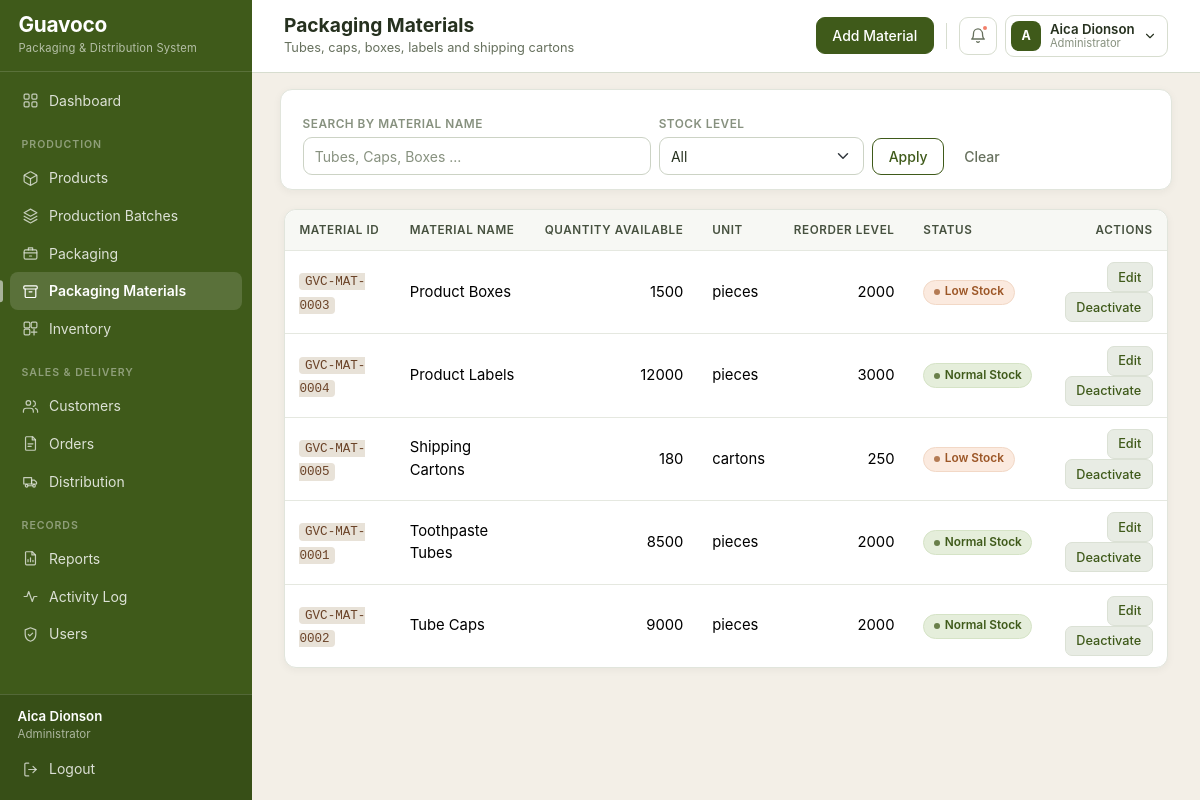
The app's page /materials/ (signed in) with its own data.
### core/models.py (models this page shows, shortened)
class PackagingMaterial(models.Model):
    material_id = models.CharField(max_length=30, unique=True, blank=True)
    name = models.CharField(max_length=100)
    quantity_available = models.PositiveIntegerField(default=0)
    reorder_level = models.PositiveIntegerField(default=100)
    unit = models.CharField(max_length=30, default='pieces')
    is_active = models.BooleanField(default=True)
    class Meta:
        ordering = ['name']
    @property
    def is_low_stock(self):
        return self.quantity_available <= self.reorder_level
    @property
    def status_label(self):
        return 'Low Stock' if self.is_low_stock else 'Normal Stock'

### core/views/products.py (the view)
# urls.py: path('materials/', products.material_list, name='material_list'),
@login_required
def material_list(request):
    materials = PackagingMaterial.objects.all()
    search = request.GET.get('q', '').strip()
    if search:
        materials = materials.filter(name__icontains=search)
    status = request.GET.get('status', '')
    materials = list(materials)
    if status == 'low':
        materials = [m for m in materials if m.is_low_stock]
    elif status == 'normal':
        materials = [m for m in materials if not m.is_low_stock]
    context = {
        'page_title': 'Packaging Materials',
        'materials': materials,
        'search': search,
        'status': status,
    }
    return render(request, 'products/material_list.html', context)

### core/context_processors.py (called while the page is built)
def user_role(request):
    if not hasattr(request, 'user'):
        return {}
    admin = is_administrator(request.user)
    url_name = getattr(request.resolver_match, 'url_name', '') if request.resolver_match else ''
    return {
        'is_admin': admin,
        'user_role': 'Administrator' if admin else 'Staff',
        'page_subtitle': PAGE_SUBTITLES.get(url_name, ''),
    }

def alerts(request):
    if not hasattr(request, 'user') or not request.user.is_authenticated:
        return {}
    from .models import Inventory, PackagingMaterial, Product
    low_products = [p for p in Product.objects.filter(is_active=True) if p.is_low_stock]
    low_materials = [m for m in PackagingMaterial.objects.filter(is_active=True)
                     if m.is_low_stock]
    today = timezone.localdate()
    expiring = list(
        Inventory.objects.filter(
            quantity_available__gt=0,
            expiration_date__lte=today + timedelta(days=30),
        ).select_related('batch', 'product').order_by('expiration_date')[:5]
    )
    return {
        'alert_low_products': low_products[:5],
        'alert_low_materials': low_materials[:5],
        'alert_expiring': expiring,
        'alert_count': len(low_products) + len(low_materials) + len(expiring),
    }

### core/models.py (called while the page is built)
def expiry_state_for(expiration_date):
    if expiration_date is None:
        return 'Safe'
    days_left = (expiration_date - timezone.localdate()).days
    if days_left < 0:
        return 'Expired'
    if days_left <= 30:
        return 'Expiring in 30 Days'
    if days_left <= 60:
        return 'Expiring in 60 Days'
    return 'Safe'

    @property
    def current_stock(self):
        total = self.inventory_rows.aggregate(total=models.Sum('quantity_available'))['total']
        return total or 0

    @property
    def is_low_stock(self):
        return self.current_stock <= self.reorder_level

    @property
    def expiry_state(self):
        return expiry_state_for(self.expiration_date)

### core/permissions.py (called while the page is built)
def is_administrator(user):
    return user.is_authenticated and (
        user.is_superuser or user.groups.filter(name=ADMIN_GROUP).exists()
    )

### core/templatetags/guavoco_extras.py (called while the page is built)
@register.filter
def badge(status):
    return BADGE_TONES.get(str(status), 'neutral')

### templates/products/material_list.html (shortened to what this page needs)
{% extends "base.html" %}
{% load guavoco_extras %}
{% block header_actions %}
    {% if is_admin %}
        <a href="{% url 'material_create' %}" class="btn btn-guava">Add Material</a>
    {% endif %}
{% endblock %}
{% block content %}
<form method="get" class="filter-bar row g-2 align-items-end">
    <div class="col-md-5">
        <label class="form-label small mb-1">Search by material name</label>
        <input type="text" name="q" value="{{ search }}" class="form-control"
               placeholder="Tubes, Caps, Boxes ...">
    </div>
    <div class="col-md-3">
        <label class="form-label small mb-1">Stock level</label>
        <select name="status" class="form-select">
            <option value="">All</option>
        </select>
    </div>
    <div class="col-md-4">
        <button type="submit" class="btn btn-outline-guava">Apply</button>
        <a href="{% url 'material_list' %}" class="btn btn-link">Clear</a>
    </div>
</form>
<div class="table-scroll">
    <table class="table table-hover align-middle">
        <thead>
            <tr>
                <th>Material ID</th>
                <th>Material Name</th>
                <th class="text-end">Quantity Available</th>
                <th>Unit</th>
                <th class="text-end">Reorder Level</th>
                <th>Status</th>
                <th class="text-end">Actions</th>
            </tr>
        </thead>
        <tbody>
            {% for material in materials %}
                <tr>
                    <td><code>{{ material.material_id }}</code></td>
                    <td>
                        {{ material.name }}
                    </td>
                    <td class="text-end">{{ material.quantity_available }}</td>
                    <td>{{ material.unit }}</td>
                    <td class="text-end">{{ material.reorder_level }}</td>
                    <td>
                        {% include "components/status_badge.html" with status=material.status_label %}
                    </td>
                    <td class="text-end">
                        {% if is_admin %}
                            <a href="{% url 'material_update' material.pk %}"
                               class="btn btn-sm btn-outline-secondary">Edit</a>
                            <a href="{% url 'material_toggle' material.pk %}"
                               class="btn btn-sm btn-outline-secondary">
                                {% if material.is_active %}Deactivate{% else %}Activate{% endif %}
                            </a>
                        {% else %}
                            <span class="text-muted small">View only</span>
                        {% endif %}
                    </td>
                </tr>
            {% empty %}
                <tr><td colspan="7" class="empty-state">No packaging materials found.</td></tr>
            {% endfor %}
        </tbody>
    </table>
</div>
{% endblock %}

### templates/base.html (shortened to what this page needs)
{% load static %}
<!DOCTYPE html>
<html lang="en">
<head>
    <link rel="stylesheet" href="{% static 'vendor/bootstrap.min.css' %}">
    <link rel="stylesheet" href="{% static 'css/guavoco-theme.css' %}">
</head>
<body>
<nav class="sidebar">
    <div class="brand">
        <div>
            <div class="brand-name">Guavoco</div>
            <small class="brand-subtitle">Packaging &amp; Distribution System</small>
        </div>
    </div>
    <div class="collapse sidebar-body" id="sidebarBody">
        <ul class="nav flex-column sidebar-menu">
            <li class="nav-item">
                <a class="nav-link {% if request.resolver_match.url_name == 'dashboard' %}active{% endif %}"
                   href="{% url 'dashboard' %}">
                    <svg class="gv-icon"><use href="#i-grid"></use></svg> Dashboard
                </a>
            </li>
            <li class="nav-section">Production</li>
            <li class="nav-item">
                <a class="nav-link {% if 'product' in request.resolver_match.url_name %}active{% endif %}"
                   href="{% url 'product_list' %}">
                    <svg class="gv-icon"><use href="#i-package"></use></svg> Products
                </a>
            </li>
            <li class="nav-item">
                <a class="nav-link {% if 'batch' in request.resolver_match.url_name %}active{% endif %}"
                   href="{% url 'batch_list' %}">
                    <svg class="gv-icon"><use href="#i-layers"></use></svg> Production Batches
                </a>
            </li>
            <li class="nav-item">
                <a class="nav-link {% if 'packaging' in request.resolver_match.url_name %}active{% endif %}"
                   href="{% url 'packaging_list' %}">
                    <svg class="gv-icon"><use href="#i-box"></use></svg> Packaging
                </a>
            </li>
            <li class="nav-item">
                <a class="nav-link {% if 'material' in request.resolver_match.url_name %}active{% endif %}"
                   href="{% url 'material_list' %}">
                    <svg class="gv-icon"><use href="#i-archive"></use></svg> Packaging Materials
                </a>
            </li>
            <li class="nav-item">
                <a class="nav-link {% if 'inventory' in request.resolver_match.url_name %}active{% endif %}"
                   href="{% url 'inventory_list' %}">
                    <svg class="gv-icon"><use href="#i-inventory"></use></svg> Inventory
                </a>
            </li>
            <li class="nav-section">Sales &amp; Delivery</li>
            <li class="nav-item">
                <a class="nav-link {% if 'customer' in request.resolver_match.url_name %}active{% endif %}"
                   href="{% url 'customer_list' %}">
                    <svg class="gv-icon"><use href="#i-users"></use></svg> Customers
                </a>
            </li>
            <li class="nav-item">
                <a class="nav-link {% if 'order' in request.resolver_match.url_name %}active{% endif %}"
                   href="{% url 'order_list' %}">
                    <svg class="gv-icon"><use href="#i-orders"></use></svg> Orders
                </a>
            </li>
            <li class="nav-item">
                <a class="nav-link {% if 'distribut' in request.resolver_match.url_name or 'delivery' in request.resolver_match.url_name %}active{% endif %}"
                   href="{% url 'distribution_list' %}">
                    <svg class="gv-icon"><use href="#i-truck"></use></svg> Distribution
                </a>
            </li>
            <li class="nav-section">Records</li>
            <li class="nav-item">
                <a class="nav-link {% if 'report' in request.resolver_match.url_name or 'traceability' in request.resolver_match.url_name %}active{% endif %}"
                   href="{% url 'report_index' %}">
                    <svg class="gv-icon"><use href="#i-report"></use></svg> Reports
                </a>
            </li>
            <li class="nav-item">
                <a class="nav-link {% if request.resolver_match.url_name == 'activity_log' %}active{% endif %}"
                   href="{% url 'activity_log' %}">
                    <svg class="gv-icon"><use href="#i-activity"></use></svg> Activity Log
                </a>
            </li>
            {% if is_admin %}
                <li class="nav-item">
                    <a class="nav-link {% if 'user' in request.resolver_match.url_name %}active{% endif %}"
                       href="{% url 'user_list' %}">
                        <svg class="gv-icon"><use href="#i-shield"></use></svg> Users
                    </a>
                </li>
            {% endif %}
        </ul>
        <div class="sidebar-footer">
            <div class="px-2">
                <div class="account-name">{{ user.get_full_name|default:user.username }}</div>
                <div class="account-role">{{ user_role }}</div>
            </div>
            <form method="post" action="{% url 'logout' %}">
                <button type="submit" class="nav-link">
                    <svg class="gv-icon"><use href="#i-logout"></use></svg> Logout
                </button>
            </form>
        </div>
    </div>
</nav>
<div class="app-shell">
    <header class="topbar">
        <div class="topbar-titles">
            <h1 class="page-title">{% block heading %}{{ page_title }}{% endblock %}</h1>
            {% block subtitle %}
                {% if page_subtitle %}<p class="page-subtitle">{{ page_subtitle }}</p>{% endif %}
            {% endblock %}
        </div>
        <div class="topbar-actions">
            {% block header_actions %}{% endblock %}
            <div class="dropdown">
                <a class="topbar-bell" href="#" role="button" data-bs-toggle="dropdown"
                   aria-expanded="false" aria-label="Notifications">
                    <svg class="gv-icon"><use href="#i-bell"></use></svg>
                    {% if alert_count %}<span class="bell-dot"></span>{% endif %}
                </a>
            </div>
            <div class="dropdown">
                <a class="user-chip" href="#" role="button" data-bs-toggle="dropdown"
                   aria-expanded="false">
                    <span class="user-avatar">
                        {{ user.get_full_name|default:user.username|slice:":1"|upper }}
                    </span>
                    <span>
                        <span class="user-name d-block">
                            {{ user.get_full_name|default:user.username }}
                        </span>
                        <span class="user-role d-block">{{ user_role }}</span>
                    </span>
                    <svg class="gv-icon" style="width:14px;height:14px;">
                        <use href="#i-chevron-down"></use></svg>
                </a>
            </div>
        </div>
    </header>
    <main class="main-content">
        {% block content %}{% endblock %}
    </main>
</div>
</body>
</html>

### templates/components/status_badge.html (shortened to what this page needs)
{% load guavoco_extras %}<span class="gv-badge gv-badge--{{ status|badge }}">{{ status }}</span>

### records on screen
PackagingMaterial: material_id "GVC-MAT-0003", name "Product Boxes", quantity_available "1500", unit "pieces", reorder_level "2000", status "Low Stock", is_active "Deactivate"
PackagingMaterial: material_id "GVC-MAT-0004", name "Product Labels", quantity_available "12000", unit "pieces", reorder_level "3000", status "Normal Stock", is_active "Deactivate"
PackagingMaterial: material_id "GVC-MAT-0005", name "Shipping Cartons", quantity_available "180", unit "cartons", reorder_level "250", status "Low Stock", is_active "Deactivate"
PackagingMaterial: material_id "GVC-MAT-0001", name "Toothpaste Tubes", quantity_available "8500", unit "pieces", reorder_level "2000", status "Normal Stock", is_active "Deactivate"
PackagingMaterial: material_id "GVC-MAT-0002", name "Tube Caps", quantity_available "9000", unit "pieces", reorder_level "2000", status "Normal Stock", is_active "Deactivate"

### other values on screen
{{ user.get_full_name|default:user.username }} "Aica Dionson"
{{ user_role }} "Administrator"
{{ page_title }} "Packaging Materials"
{{ page_subtitle }} "Tubes, caps, boxes, labels and shipping cartons"
{{ user.get_full_name|default:user.username|slice:":1"|upper }} "A"
